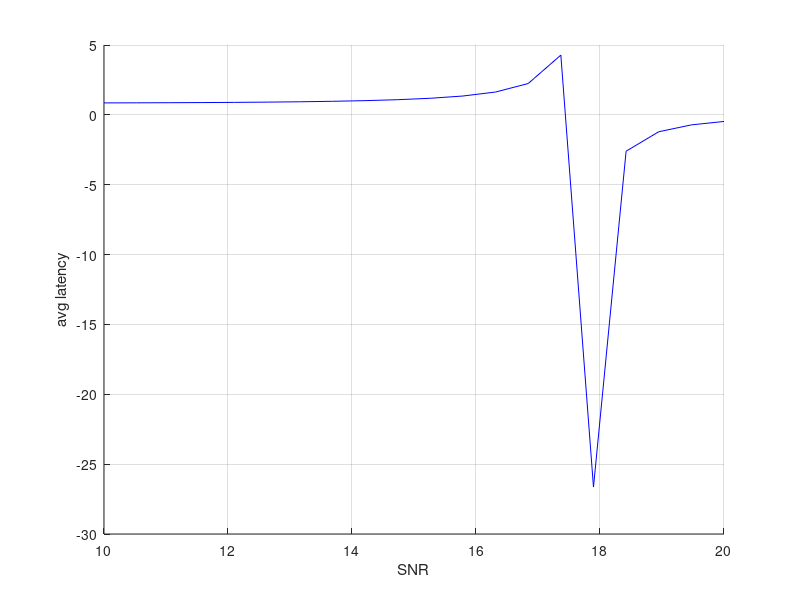

The MATLAB source for this figure:
%start_date: 22.09.2022
%last update: 22.09.2022

%goal: average latency vs transmit SNR
clc; 
clear all;
close all;

%% initial parameters
transmit_snrdb_vec = linspace(10,20,20);
noisepower = 0.1;
num1 = 1;
k = 80;%number of information bits in a block
m = 100;%number of total bits (information+cyclic prefix) in a block 
x_i = sqrt(2*pi*(2^(2*k/m)-1)/m); 
tau_i = (2^(2*k/m)-1);
v_i = tau_i - 1/(2*x_i); 
u_i = tau_i + 1/(2*x_i); 
%u_i = 5;%update according to model
%v_i = 2;
mu = 0.7;
n = 1000;%total number of bits transmitted 
v = rand(1,n);
K = 3;%nbusers
sumc = zeros(K,1); 
delta = rand(n,n);
w_j = 0.7;
P_j = 1;
alpha_j = 0.9;
T_sym = 0.007;

final_analy_latency = zeros(length(transmit_snrdb_vec),1);
final_simula_latency = zeros(length(transmit_snrdb_vec),1);

%% analytical delay 
for idx =1 : length(transmit_snrdb_vec)
    
    ENodB = transmit_snrdb_vec(idx);%snr
    
    for k = 1:K  %user index
      P_k(k) = 10^(ENodB/10)*noisepower;%tx power
      for s = 1:m %symbol index %for each symbol
        for zeta = s-1:1:s+1 %neighbor symbol index
             if(zeta>1)
                sumc(k) = (1-delta(k,zeta)+1) + sumc(k);
             else
                sumc(k) = (1- delta(k,zeta+1)); 
             end
        end
   
        if(zeta+1==s)%check here
          deltaval = 1;
        else
          deltaval = 0;
        end
  
        clear delta_mat;
        clear reverse_delta_mat;
        %time offsets between users 
        %delta_mat: rows -> user index, columns-> symbol index %time offset with
        delta_mat = zeros(K,m);%user max: K, symbol max: m

        %the total interference from both s-1th, s+1th symbols to the desired sth 
        %delta_mat(1,:) = zeros(1,m);%check here
        time_offset = rand(K-1,m);
        delta_mat(1:K-1,:) = time_offset.*ones(K-1,m);%B1,... Bn, C1....,Cn, ....... %Z1,....Zn

        reverse_delta_mat = zeros(K,m);
        rev_time_offset = rand(K-1,m);
        reverse_delta_mat(2:K,:) = rev_time_offset.*ones(K-1,m);%A1, A2

        del_offset = delta_mat(k,s);
        num1 = P_k(k);
        den1 = ((1-deltaval)*del_offset*P_k(k)/2+w_j*P_j*alpha_j^2 ...
        +noisepower^2);
        bler_ther_p1 = (2*pi*(2^(2*n/m)-1)/m)^(-1/2);
        bler_ther_p2 = (u_i - v_i);
        bler_ther_p3 = (num1/den1)^2*(exp(-v_i/(num1/den1))/v_i^2 ...
            - exp(-u_i/(num1/den1))/u_i^2);%check this

        bler_ther(k) = bler_ther_p1*(bler_ther_p2+bler_ther_p3);

        analy_latency(k,:) = mu*(m*T_sym+v)/(1 - bler_ther(k)); 

        avg_analy_latency(idx,k) = mean(analy_latency(k,:)); %bler of each user     
      end
    end
    final_analy_latency(idx) = mean(avg_analy_latency(idx,k),2);
end
final_analy_latency
%% simulation delay 
%for reps = 1:10%check here 
%nbrandom simulations 
for idx = 1 : length(transmit_snrdb_vec)
%% 
for k = 1:K  
%generate a sequence of 1s and 0s with 0.8% of 1s randomly distributed 
%1s = error block, 0s = no error block (correct)
numberOfElements = m; % Whatever.
percentageOfOnes = abs(mean(bler_ther(k)))*10; % Whatever.
numberOfOnes = round(numberOfElements * percentageOfOnes / 100);
% Make initial signal with proper number of 0's and 1's.
blckstream = [ones(1, numberOfOnes), zeros(1, numberOfElements - numberOfOnes)];
% Scramble them up with randperm
blckstream = blckstream(randperm(length(blckstream)));
% Count them just to prove it
numOnes = sum(blckstream);

%% latency 
% number of retransmissions required
% until the bler is < 10
% goal: retransmissions required
nbretransmissions = 0;
success = 0;
blockidx = 2;

%count the place where the first 1 appears in the signal stream
while (success == 0)
   if blckstream(blockidx-1)== 0
       success = 1;
   elseif blckstream(blockidx-1)== 1 & blckstream(blockidx)== 0
       nbretransmissions = nbretransmissions + 1;
       success = 1;
   else
       nbretransmissions = nbretransmissions + 1; 
       blockidx = blockidx + 1; 
       success = 0;
       if (blockidx>=length(blckstream))
            %initialize block stream 
            blockidx = 2;%initialize block stream index
            %generate a sequence of 1s and 0s with 0.8% of 1s randomly distributed 
            %1s = error block, 0s = no error block (correct)
            numberOfElements = m; % Whatever.
            percentageOfOnes = abs(bler_ther(k))*10; % Whatever.
            numberOfOnes = round(numberOfElements * percentageOfOnes / 100);
            % Make initial signal with proper number of 0's and 1's.
            blckstream = [ones(1, numberOfOnes), zeros(1, numberOfElements - numberOfOnes)];
            % Scramble them up with randperm
            blckstream = blckstream(randperm(length(blckstream)));
            % Count them just to prove it
            %numOnes = sum(blckstream);
        end       
   end
end 

delay_transmission = T_sym*m;
sim_avg_latency(idx,k) = nbretransmissions*delay_transmission;
end%end k=1:K
final_simula_latency(idx)= mean(sim_avg_latency(idx),2);
end

%% plots
figure (1)
grid on;
%plot(transmit_snrdb_vec,(final_simula_latency),'--r')
hold on; 
plot(transmit_snrdb_vec,(final_analy_latency),'-b');
xlabel('SNR'); 
ylabel('avg latency');